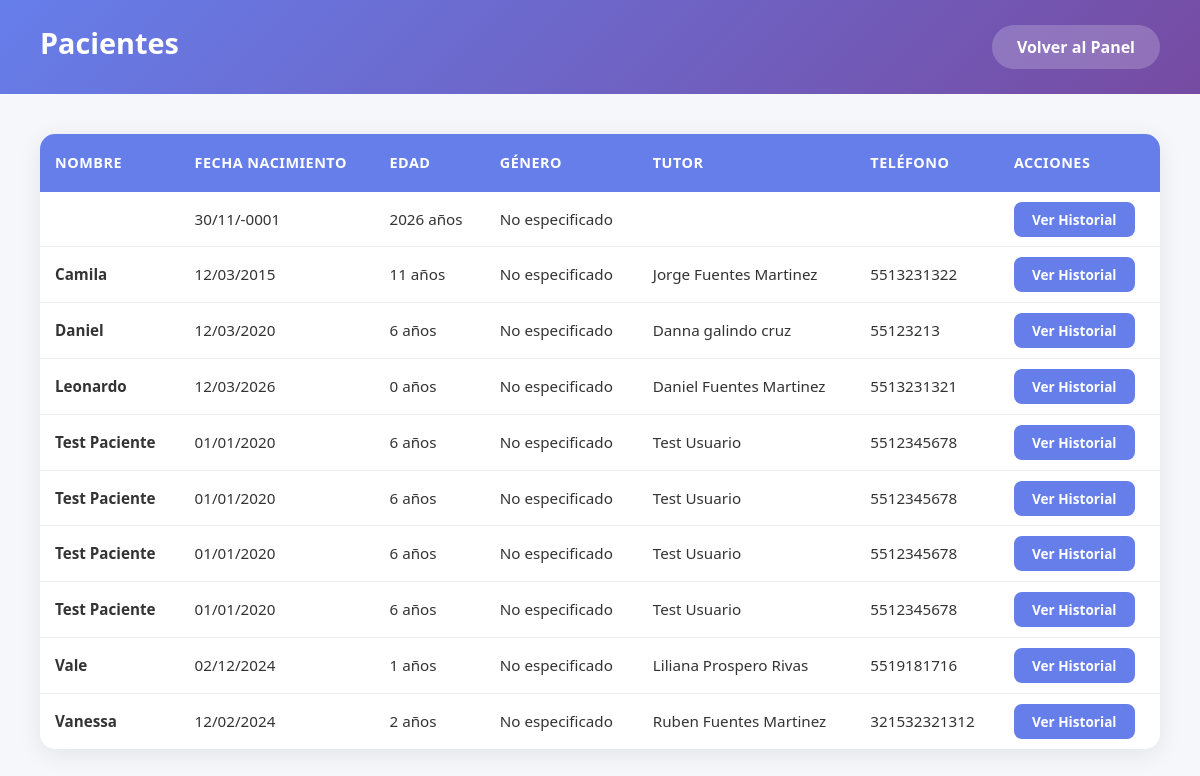
The app's page /PediatraNew/public/doctor/pacientes.php (signed in) with its own data.
### tables this page shows
CREATE TABLE `pacientes` (
  `id` int(11) NOT NULL,
  `usuario_id` int(11) DEFAULT NULL,
  `nombre` varchar(100) NOT NULL,
  `fecha_nacimiento` date NOT NULL,
  `genero` enum('M','F','Otro') DEFAULT NULL,
  `curp` varchar(18) DEFAULT NULL,
  `antecedentes` text DEFAULT NULL
);

CREATE TABLE `usuarios` (
  `id` int(11) NOT NULL,
  `nombre_completo` varchar(100) NOT NULL,
  `email` varchar(100) NOT NULL,
  `telefono` varchar(20) DEFAULT NULL,
  `password_hash` varchar(255) NOT NULL,
  `fecha_registro` datetime DEFAULT current_timestamp(),
  `activo` tinyint(1) DEFAULT 1
);

### PediatraNew/public/doctor/pacientes.php (the view, shortened to what this page needs)
<?php
require_once '../../api/conexion.php';
?>
<!DOCTYPE html>
<html lang="es">
<head>
    <link href="https://cdn.jsdelivr.net/npm/bootstrap@5.3.0/dist/css/bootstrap.min.css" rel="stylesheet">
</head>
<body>
    <div class="page-header">
        <h1>Pacientes</h1>
        <a href="dashboard.php" class="btn-volver">Volver al Panel</a>
    </div>
    <div class="content">
        <div class="table-container">
            <table>
                <thead>
                    <tr>
                        <th>Nombre</th>
                        <th>Fecha Nacimiento</th>
                        <th>Edad</th>
                        <th>Género</th>
                        <th>Tutor</th>
                        <th>Teléfono</th>
                        <th>Acciones</th>
                    </tr>
                </thead>
                <tbody>
                    <?php
                    $pacientes = $conexion->query("SELECT p.*, u.nombre_completo as tutor, u.telefono
                                                FROM pacientes p
                                                JOIN usuarios u ON p.usuario_id = u.id
                                                ORDER BY p.nombre");
                    if ($pacientes->num_rows > 0) {
                        while ($p = $pacientes->fetch_assoc()) {
                            $edad = date_diff(date_create($p['fecha_nacimiento']), date_create('today'))->y;
                            $genero = $p['genero'] ?: 'No especificado';
                            echo "<tr>";
                            echo "<td><strong>" . htmlspecialchars($p['nombre']) . "</strong></td>";
                            echo "<td>" . date('d/m/Y', strtotime($p['fecha_nacimiento'])) . "</td>";
                            echo "<td>$edad años</td>";
                            echo "<td>$genero</td>";
                            echo "<td>" . htmlspecialchars($p['tutor']) . "</td>";
                            echo "<td>" . htmlspecialchars($p['telefono']) . "</td>";
                            echo "<td><a href='historial-paciente.php?id=" . $p['id'] . "' class='btn-ver'>Ver Historial</a></td>";
                            echo "</tr>";
                        }
                    } else {
                        echo "<tr><td colspan='7' class='sin-pacientes'>No hay pacientes registrados</td></tr>";
                    }
                    ?>
                </tbody>
            </table>
        </div>
    </div>
</body>
</html>

### PediatraNew/public/doctor/pacientes.php (style rules this page uses)
* { margin: 0; padding: 0; box-sizing: border-box; }
body { font-family: 'Segoe UI', Tahoma, Geneva, Verdana, sans-serif; background: #f5f7fa; min-height: 100vh; }
.page-header { background: linear-gradient(135deg, #667eea 0%, #764ba2 100%); padding: 25px 40px; display: flex; justify-content: space-between; align-items: center; }
.page-header h1 { color: white; font-size: 1.8rem; font-weight: 700; }
.btn-volver { background: rgba(255,255,255,0.2); color: white; padding: 10px 25px; border: none; border-radius: 25px; text-decoration: none; font-weight: 600; }
.content { padding: 40px; max-width: 1400px; margin: 0 auto; }
.table-container { background: white; border-radius: 15px; overflow: hidden; box-shadow: 0 5px 25px rgba(0,0,0,0.08); }
.table-container table { width: 100%; border-collapse: collapse; }
.table-container th { background: #667eea; color: white; padding: 18px 15px; text-align: left; font-weight: 600; font-size: 0.9rem; text-transform: uppercase; letter-spacing: 0.5px; }
.table-container td { padding: 16px 15px; border-bottom: 1px solid #eee; font-size: 0.95rem; color: #333; }
.table-container tr:last-child td { border-bottom: none; }
.btn-ver { padding: 8px 18px; background: #667eea; color: white; border: none; border-radius: 8px; text-decoration: none; font-size: 0.85rem; font-weight: 600; transition: all 0.3s; }

### records on screen
pacientes: fecha_nacimiento "30/11/-0001", fecha_nacimiento "2026", genero "No especificado"
pacientes: nombre "Camila", fecha_nacimiento "12/03/2015", fecha_nacimiento "11", genero "No especificado", usuario.nombre_completo "Jorge Fuentes Martinez", usuario.telefono "5513231322"
pacientes: nombre "Daniel", fecha_nacimiento "12/03/2020", fecha_nacimiento "6", genero "No especificado", usuario.nombre_completo "Danna galindo cruz", usuario.telefono "55123213"
pacientes: nombre "Leonardo", fecha_nacimiento "12/03/2026", fecha_nacimiento "0", genero "No especificado", usuario.nombre_completo "Daniel Fuentes Martinez", usuario.telefono "5513231321"
pacientes: nombre "Test Paciente", fecha_nacimiento "01/01/2020", fecha_nacimiento "6", genero "No especificado", usuario.nombre_completo "Test Usuario", usuario.telefono "5512345678"
pacientes: nombre "Test Paciente", fecha_nacimiento "01/01/2020", fecha_nacimiento "6", genero "No especificado", usuario.nombre_completo "Test Usuario", usuario.telefono "5512345678"
pacientes: nombre "Test Paciente", fecha_nacimiento "01/01/2020", fecha_nacimiento "6", genero "No especificado", usuario.nombre_completo "Test Usuario", usuario.telefono "5512345678"
pacientes: nombre "Test Paciente", fecha_nacimiento "01/01/2020", fecha_nacimiento "6", genero "No especificado", usuario.nombre_completo "Test Usuario", usuario.telefono "5512345678"
pacientes: nombre "Vale", fecha_nacimiento "02/12/2024", fecha_nacimiento "1", genero "No especificado", usuario.nombre_completo "Liliana Prospero Rivas", usuario.telefono "5519181716"
pacientes: nombre "Vanessa", fecha_nacimiento "12/02/2024", fecha_nacimiento "2", genero "No especificado", usuario.nombre_completo "Ruben Fuentes Martinez", usuario.telefono "321532321312"
